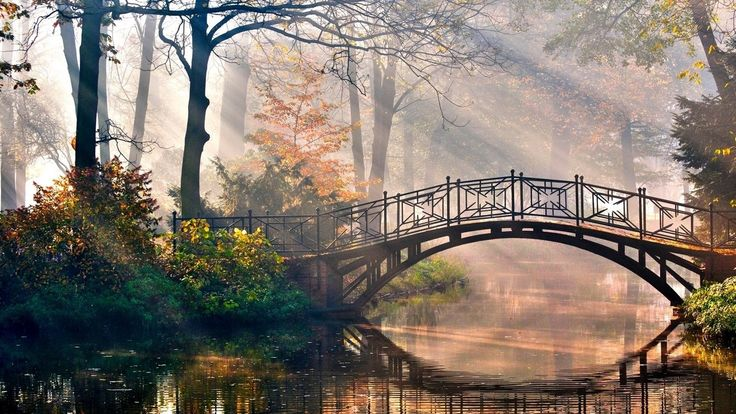
#> input picture image1.jpg, 736 x 414 px
$ python 7_threshold.py
#> lines starting #> are read from the running program, lines starting #| are printed output that depends on the picture; after the words box and inside, x2 and y2 are one past the last pixel; in counts of white or black regions, pixels touching at a corner belong together
import cv2

img=cv2.imread("image1.jpg",0)
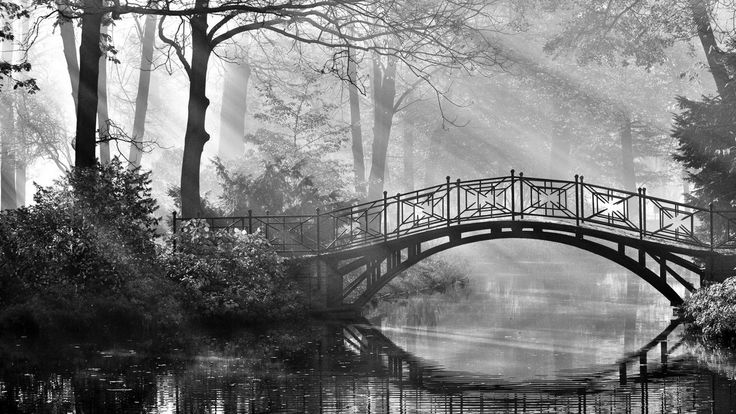
#> img: shape (414, 736); min 0, max 255, mean 122.7

ret,th=cv2.threshold(img,127,255,cv2.THRESH_BINARY)
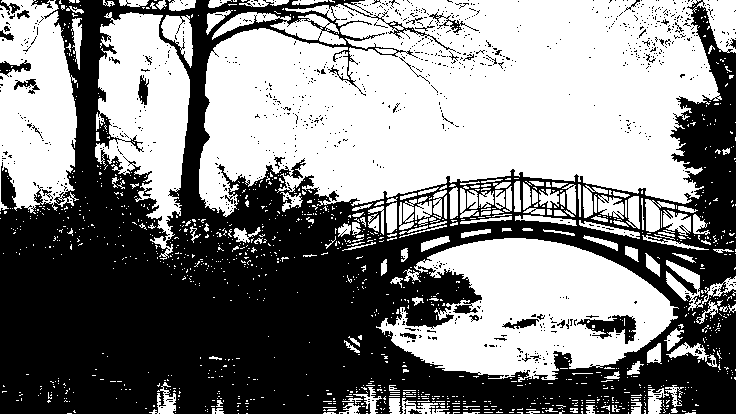
#> th: shape (414, 736); 52.5% white; 992 black regions (954 under 20 px), largest, box (x1, y1, x2, y2) and area: (0, 0, 736, 414) 139360, (577, 315, 636, 344) 771, (0, 60, 31, 77) 237

cv2.imshow("Original",img)
cv2.imshow("Threshold",th)

cv2.waitKey(0)
cv2.destroyAllWindows()
